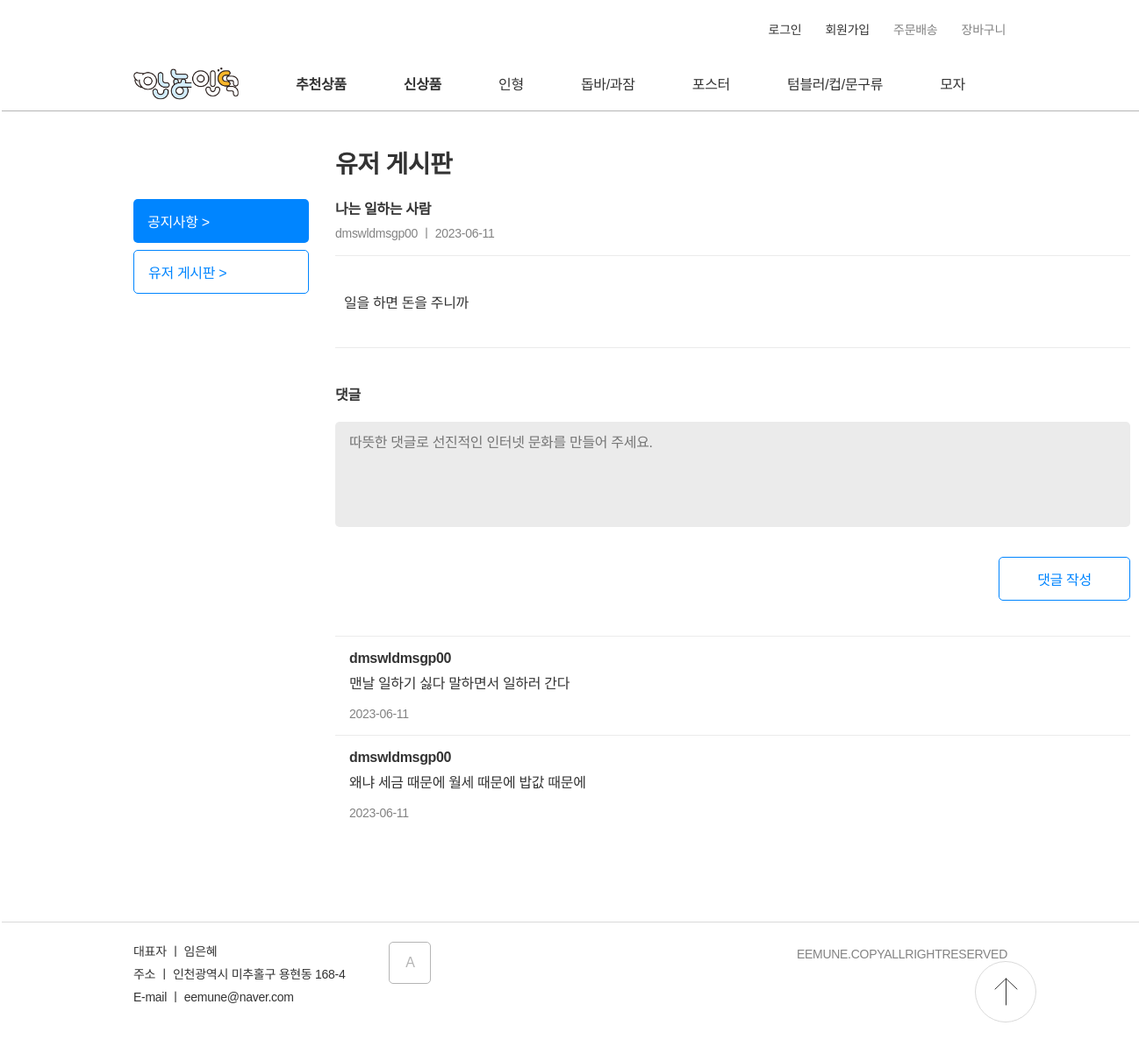
/user_post?post_id=10, run on the app's committed database.
### data_models.py (models this page shows)
class Board(db.Model):
    __tablename__="Board"
    id=Column(db.Integer, primary_key=True)
    post_id=Column(String(8))
    writer_id = Column(String(32))
    title=Column(String)
    content=Column(String)
    data=Column(String)

class Comment(db.Model):
    __tablename__="Comment"
    id=Column(db.Integer, primary_key=True)
    post_id=Column(String(8))
    comment_id = Column(String(32))
    commenter_id = Column(String(32))
    content=Column(String)
    data=Column(String)

### server.py (the view)
@app.route('/user_post', methods=['GET', 'POST'])
def user_post():
    if request.method == "GET":
        post_id =  request.args.get("post_id")
        post = db.session.query(Board).filter(Board.id == post_id).first()
        comment_list = db.session.query(Comment).filter(Comment.post_id == post_id).all()
        return render_template("user_post.html", post_item = post, comment_items = comment_list)

### templates/user_post.html (shortened to what this page needs)
<!DOCTYPE html>
<html lang="ko">
<head>
    <link href="../static/CSS/nav.css" rel="stylesheet">
    <link href="../static/CSS/stylesheet.css" rel="stylesheet">
    <link href="../static/CSS/user_post.css" rel="stylesheet">
</head>
<nav>
    <div id="comp_header">
        <div id="component_top-list">
            <ul>
                {% if session['user_id']%}
                <li><a class="size_14" href="./wishlist">{{session['user_id']}}님 안녕하세요!</a></li>
                <li><a class="size_14" href="./logout">로그아웃</a></li>
                {% else %}
                <li><a class="size_14" href="./signin">로그인</a></li>
                <li><a class="size_14" href="./signup">회원가입</a></li>
                {% endif %}
                <li><a class="size_14 color_B5B5B5" href="error">주문배송</a></li>
                <li><a class="size_14 color_B5B5B5" href="wishlist">장바구니</a></li>
            </ul>
        </div>
        <div id="component_navigator">
            <ul>
                <img id="LOGO" onclick="location.href='/'" src="../static/img/icon/안뇽인덕.png" />
                <li><a style="font-weight: 700;" href="./category_item?category=추천상품">추천상품</a></li>
                <li><a style="font-weight: 700;" href=".//category_item?category=신상품">신상품</a></li>
                <li><a href="./category_item?category=A">인형</a></li>
                <li><a href="./category_item?category=B">돕바/과잠</a></li>
                <li><a href="./category_item?category=C">포스터</a></li>
                <li><a href="./category_item?category=D">텀블러/컵/문구류</a></li>
                <li><a href="./category_item?category=E">모자</a></li>
            </ul>
        </div>
    </div>
</nav>
<body>
    <div class="div_board">
        <div class="left_section">
            <div onclick="location.href='/board'" class="btn_notification">공지사항 ></div>
            <div onclick="location.href='/board'" class="btn_board">유저 게시판 ></div>
        </div>
        <div class="right_section">
            <a class="weight_700 section_title" href="/board">유저 게시판</a>
            <div class=" post_section">
                <p class=" weight_700">{{post_item.title}}</p>
                <p class="color_838383">{{post_item.writer_id}} ㅣ {{post_item.data}}</p>
                <div class="content_area">
                    {{post_item.content}}
                </div>
                <div class="comment_write_area">
                    <p style="margin-top: 40px;" class="weight_700">댓글</p>
                    <form action="/write_comment?post_id={{post_item.id}}" method="post">
                        <textarea name="comment_content" class="comment_write"placeholder="따뜻한 댓글로 선진적인 인터넷 문화를 만들어 주세요."></textarea>
                        <div  class="btn_container">
                            {% if session['user_id'] %}
                            <button type="submit" class="btn_write_comment">댓글 작성</button>
                            {% else %}
                            <button type="button"onclick = "alert('로그인 후 댓글을 작성할 수 있습니다.')" class="btn_write_comment">댓글 작성</button>
                            {% endif %}
                        </div>
                    </form>
                </div>
                <div class="comment_area">
                    {% for comment in comment_items %}
                    <div class="comment">
                        <p style="margin-bottom: 6px;" class="weight_700">{{comment.commenter_id}}</p>
                        <p style="margin-bottom: 16px;">{{comment.content}}</p>
                        <p style="font-size: 14px;color: #838383;">{{comment.data}}</p>
                    </div>
                    {% endfor %}
                </div>
            </div>
        </div>
    </div>
</body>
<footer>
    <div class="introduction">
        <p class="size_14">대표자 ㅣ 임은혜</p>
        <p class="size_14">주소 ㅣ 인천광역시 미추홀구 용현동 168-4</p>
        <p class="size_14">E-mail ㅣ eemune@naver.com</p>
    </div>
    <button onclick="location.href='/adminpage'">A</button>
    <div class="copyright">
        <p class="color_838383 size_14">EEMUNE.COPYALLRIGHTRESERVED</p>
    </div>
    <img id="gogo_top" src="../static/img/icon/icon_top.svg" onclick="location.href='#'" />
</footer>
</html>

### static/CSS/nav.css (style rules this page uses)
#component_top-list { margin-top:23px; display: flex; justify-content: flex-end; height:44px; }
#component_top-list ul li:not(:last-child) { margin-right:23px; }
#component_top-list li { font-size: 14px; color:#B5B5B5; }
#LOGO { display: inline-block; cursor:pointer; }
#component_navigator { display: inline-block; margin-left: -150px; height:60px; padding-right: 50px; width:100vw; border-bottom: 1px solid #B5B5B5; background-color: rgba(255, 255, 255, 0.89); z-index: 3; transition: 0.5s; }
#component_navigator ul { padding:0px 150px; display: flex; justify-content: space-between; align-items: center; height: 56px; }
#component_navigator li { text-align: center; }

### static/CSS/stylesheet.css (style rules this page uses)
* { margin:0px; padding:0px; font-family: 'Noto Sans KR', sans-serif; font-size:16px; font-weight: 400; text-decoration: none; color:#333333; letter-spacing: -0.02em; box-sizing: border-box; }
#LOGO { width:120px; }
button { cursor:pointer; }
img { object-fit: cover; }
body { padding:0px 152px; overflow-x: hidden; }
li { list-style:none; display: inline-block; }
.color_B5B5B5 { color: #b5b5b5; }
.color_B5B5B5 { color: #838383; }
.size_14 { font-size:14px; }
.weight_700 { font-weight: 700; }
.section_title { font-size: 28px; }
footer { border-top: 1px solid #D9D9D9; padding-top:22px; width:100vw; margin-left: -150px; padding-left: 150px; display: flex; margin-bottom: 60px; }
footer .introduction p { margin-bottom: 6px; }
footer button { padding: 0; margin-left:50px; width:48px; height:48px; border: 1px solid #B5B5B5; color:#B5B5B5; background-color: white; }
.copyright { position: absolute; right:150px; }
#gogo_top { width:70px; height:70px; position: fixed; right:117px; bottom:46px; z-index: 3; cursor:pointer; }
button { border: 1px solid #0085FF; color: #0085FF; background-color: white; border-radius: 5px; transition: 0.5s; }

### static/CSS/user_post.css (style rules this page uses)
.div_board { display: flex; width:1136px; margin: auto; }
.left_section { margin-top: 100px; }
.btn_notification { display: block; width:200px; height: 50px; display: flex; align-items: center; padding-left: 16px; border-radius: 5px; background-color: #0085FF; color: white; }
.btn_board { display: block; width:200px; height: 50px; display: flex; align-items: center; padding-left: 16px; border-radius: 5px; border: 1px solid #0085FF; color: #0085FF; margin-top: 8px; }
.right_section { flex-grow: 1; margin-left: 30px; }
.section_title { display: block; margin-top: 38px; margin-bottom: 20px; }
.btn_container { width:100%; display: flex; justify-content: end; margin-top: 30px; }
.btn_container button { height:50px; width: 150px; }
.color_838383 { color: #838383; margin-top: 6px; font-size: 14px; }
.content_area { margin-top: 16px; padding:40px 10px 40px 10px; border-top: #ebebeb 1px solid; border-bottom: #ebebeb 1px solid; }
.comment_area { margin-top: 40px; margin-bottom: 100px; }
.comment_write { width:100%; height: 120px; background-color: #ebebeb; border: none; border-radius: 5px; resize: none; padding: 10px 16px; margin-top: 20px; }
.btn_write_comment { border:1px solid #0085FF; color: #0085FF; }
.comment { border-top: 1px solid #ebebeb; padding:16px 16px; }

### data on the page
Board: title "나는 일하는 사람", writer_id "dmswldmsgp00", data "2023-06-11", content "일을 하면 돈을 주니까"
Comment: commenter_id "dmswldmsgp00", content "맨날 일하기 싫다 말하면서 일하러 간다", data "2023-06-11"
Comment: commenter_id "dmswldmsgp00", content "왜냐 세금 때문에 월세 때문에 밥값 때문에", data "2023-06-11"
